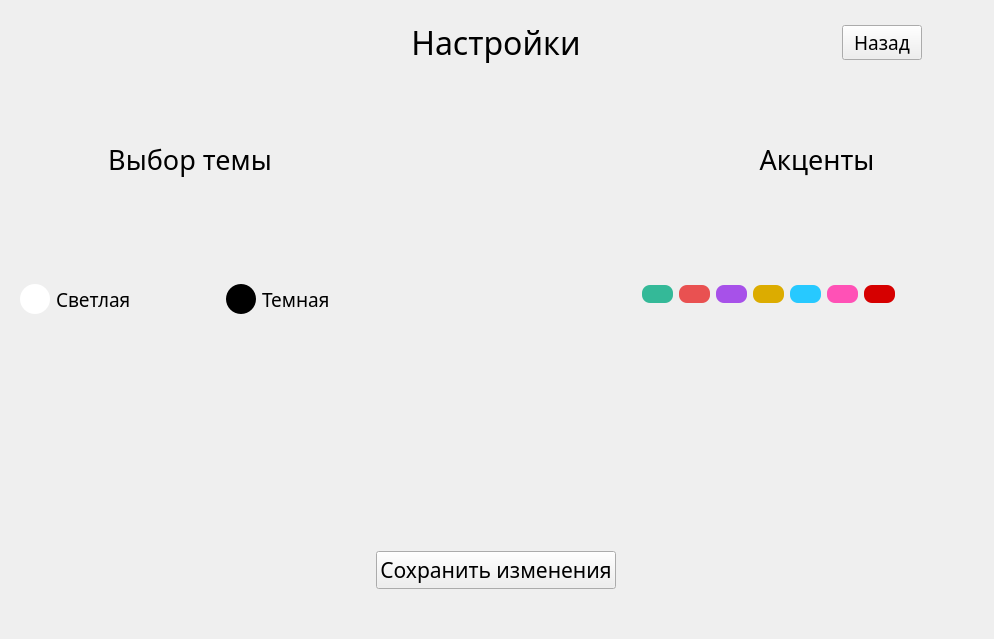
<?xml version="1.0" encoding="UTF-8"?>
<ui version="4.0">
 <class>Form</class>
 <widget class="QWidget" name="Form">
  <property name="geometry">
   <rect>
    <x>0</x>
    <y>0</y>
    <width>994</width>
    <height>639</height>
   </rect>
  </property>
  <property name="sizePolicy">
   <sizepolicy hsizetype="Fixed" vsizetype="Fixed">
    <horstretch>90</horstretch>
    <verstretch>0</verstretch>
   </sizepolicy>
  </property>
  <property name="minimumSize">
   <size>
    <width>30</width>
    <height>0</height>
   </size>
  </property>
  <property name="windowTitle">
   <string>Form</string>
  </property>
  <widget class="QWidget" name="gridLayoutWidget">
   <property name="geometry">
    <rect>
     <x>10</x>
     <y>20</y>
     <width>1054</width>
     <height>569</height>
    </rect>
   </property>
   <layout class="QGridLayout" name="gridLayout">
    <item row="0" column="4">
     <spacer name="horizontalSpacer_10">
      <property name="orientation">
       <enum>Qt::Horizontal</enum>
      </property>
      <property name="sizeHint" stdset="0">
       <size>
        <width>40</width>
        <height>20</height>
       </size>
      </property>
     </spacer>
    </item>
    <item row="3" column="2">
     <widget class="QPushButton" name="SaveChangeButton">
      <property name="maximumSize">
       <size>
        <width>272</width>
        <height>48</height>
       </size>
      </property>
      <property name="font">
       <font>
        <family>Sitka Heading</family>
        <pointsize>16</pointsize>
       </font>
      </property>
      <property name="text">
       <string>Сохранить изменения</string>
      </property>
     </widget>
    </item>
    <item row="1" column="1">
     <layout class="QVBoxLayout" name="verticalLayout">
      <item>
       <spacer name="verticalSpacer_6">
        <property name="orientation">
         <enum>Qt::Vertical</enum>
        </property>
        <property name="sizeType">
         <enum>QSizePolicy::Fixed</enum>
        </property>
        <property name="sizeHint" stdset="0">
         <size>
          <width>20</width>
          <height>70</height>
         </size>
        </property>
       </spacer>
      </item>
      <item>
       <widget class="QLabel" name="themeChose">
        <property name="maximumSize">
         <size>
          <width>16777215</width>
          <height>40</height>
         </size>
        </property>
        <property name="font">
         <font>
          <family>Sitka Heading</family>
          <pointsize>20</pointsize>
         </font>
        </property>
        <property name="text">
         <string>Выбор темы</string>
        </property>
        <property name="alignment">
         <set>Qt::AlignCenter</set>
        </property>
       </widget>
      </item>
      <item>
       <spacer name="verticalSpacer_7">
        <property name="orientation">
         <enum>Qt::Vertical</enum>
        </property>
        <property name="sizeType">
         <enum>QSizePolicy::Fixed</enum>
        </property>
        <property name="sizeHint" stdset="0">
         <size>
          <width>20</width>
          <height>100</height>
         </size>
        </property>
       </spacer>
      </item>
      <item>
       <layout class="QHBoxLayout" name="horizontalLayout_2">
        <item>
         <spacer name="horizontalSpacer_5">
          <property name="orientation">
           <enum>Qt::Horizontal</enum>
          </property>
          <property name="sizeType">
           <enum>QSizePolicy::Fixed</enum>
          </property>
          <property name="sizeHint" stdset="0">
           <size>
            <width>10</width>
            <height>20</height>
           </size>
          </property>
         </spacer>
        </item>
        <item>
         <widget class="QToolButton" name="LightThemeButton">
          <property name="minimumSize">
           <size>
            <width>30</width>
            <height>30</height>
           </size>
          </property>
          <property name="baseSize">
           <size>
            <width>30</width>
            <height>30</height>
           </size>
          </property>
          <property name="font">
           <font>
            <pointsize>20</pointsize>
           </font>
          </property>
          <property name="styleSheet">
           <string notr="true">QToolButton {
background-color: white;
 border-radius: 15px;
}</string>
          </property>
          <property name="text">
           <string/>
          </property>
          <property name="icon">
           <iconset>
            <selectedon>Icons/Sun.png</selectedon>
           </iconset>
          </property>
         </widget>
        </item>
        <item>
         <widget class="QLabel" name="lightlab">
          <property name="font">
           <font>
            <family>Sitka Heading</family>
            <pointsize>14</pointsize>
           </font>
          </property>
          <property name="text">
           <string>Светлая</string>
          </property>
         </widget>
        </item>
        <item>
         <spacer name="horizontalSpacer">
          <property name="orientation">
           <enum>Qt::Horizontal</enum>
          </property>
          <property name="sizeHint" stdset="0">
           <size>
            <width>40</width>
            <height>20</height>
           </size>
          </property>
         </spacer>
        </item>
        <item>
         <widget class="QToolButton" name="DarkThemeButton">
          <property name="minimumSize">
           <size>
            <width>30</width>
            <height>30</height>
           </size>
          </property>
          <property name="font">
           <font>
            <pointsize>20</pointsize>
           </font>
          </property>
          <property name="styleSheet">
           <string notr="true">QToolButton {
background-color: black;
 border-radius: 15px;
}</string>
          </property>
          <property name="text">
           <string/>
          </property>
          <property name="icon">
           <iconset>
            <selectedon>Icons/luna1.PNG</selectedon>
           </iconset>
          </property>
         </widget>
        </item>
        <item>
         <widget class="QLabel" name="darklab">
          <property name="font">
           <font>
            <family>Sitka Heading</family>
            <pointsize>14</pointsize>
           </font>
          </property>
          <property name="text">
           <string>Темная</string>
          </property>
         </widget>
        </item>
        <item>
         <spacer name="horizontalSpacer_11">
          <property name="orientation">
           <enum>Qt::Horizontal</enum>
          </property>
          <property name="sizeType">
           <enum>QSizePolicy::Fixed</enum>
          </property>
          <property name="sizeHint" stdset="0">
           <size>
            <width>40</width>
            <height>20</height>
           </size>
          </property>
         </spacer>
        </item>
       </layout>
      </item>
      <item>
       <spacer name="verticalSpacer_8">
        <property name="orientation">
         <enum>Qt::Vertical</enum>
        </property>
        <property name="sizeHint" stdset="0">
         <size>
          <width>20</width>
          <height>40</height>
         </size>
        </property>
       </spacer>
      </item>
     </layout>
    </item>
    <item row="0" column="2">
     <widget class="QLabel" name="SettLabel">
      <property name="font">
       <font>
        <family>Sitka Heading</family>
        <pointsize>24</pointsize>
       </font>
      </property>
      <property name="text">
       <string>Настройки</string>
      </property>
      <property name="alignment">
       <set>Qt::AlignCenter</set>
      </property>
     </widget>
    </item>
    <item row="0" column="1">
     <spacer name="horizontalSpacer_2">
      <property name="orientation">
       <enum>Qt::Horizontal</enum>
      </property>
      <property name="sizeType">
       <enum>QSizePolicy::Fixed</enum>
      </property>
      <property name="sizeHint" stdset="0">
       <size>
        <width>360</width>
        <height>20</height>
       </size>
      </property>
     </spacer>
    </item>
    <item row="3" column="3">
     <spacer name="horizontalSpacer_3">
      <property name="orientation">
       <enum>Qt::Horizontal</enum>
      </property>
      <property name="sizeHint" stdset="0">
       <size>
        <width>390</width>
        <height>20</height>
       </size>
      </property>
     </spacer>
    </item>
    <item row="2" column="3">
     <spacer name="horizontalSpacer_13">
      <property name="orientation">
       <enum>Qt::Horizontal</enum>
      </property>
      <property name="sizeType">
       <enum>QSizePolicy::Fixed</enum>
      </property>
      <property name="sizeHint" stdset="0">
       <size>
        <width>390</width>
        <height>20</height>
       </size>
      </property>
     </spacer>
    </item>
    <item row="1" column="3">
     <layout class="QVBoxLayout" name="verticalLayout_2">
      <item>
       <spacer name="verticalSpacer_5">
        <property name="orientation">
         <enum>Qt::Vertical</enum>
        </property>
        <property name="sizeType">
         <enum>QSizePolicy::Fixed</enum>
        </property>
        <property name="sizeHint" stdset="0">
         <size>
          <width>20</width>
          <height>70</height>
         </size>
        </property>
       </spacer>
      </item>
      <item>
       <widget class="QLabel" name="Colors">
        <property name="maximumSize">
         <size>
          <width>16777215</width>
          <height>40</height>
         </size>
        </property>
        <property name="font">
         <font>
          <family>Sitka Heading</family>
          <pointsize>20</pointsize>
         </font>
        </property>
        <property name="text">
         <string>Акценты</string>
        </property>
        <property name="alignment">
         <set>Qt::AlignCenter</set>
        </property>
       </widget>
      </item>
      <item>
       <spacer name="verticalSpacer_4">
        <property name="orientation">
         <enum>Qt::Vertical</enum>
        </property>
        <property name="sizeType">
         <enum>QSizePolicy::Fixed</enum>
        </property>
        <property name="sizeHint" stdset="0">
         <size>
          <width>20</width>
          <height>100</height>
         </size>
        </property>
       </spacer>
      </item>
      <item>
       <layout class="QHBoxLayout" name="horizontalLayout">
        <item>
         <spacer name="horizontalSpacer_4">
          <property name="orientation">
           <enum>Qt::Horizontal</enum>
          </property>
          <property name="sizeType">
           <enum>QSizePolicy::Fixed</enum>
          </property>
          <property name="sizeHint" stdset="0">
           <size>
            <width>20</width>
            <height>0</height>
           </size>
          </property>
         </spacer>
        </item>
        <item>
         <widget class="QPushButton" name="theme1">
          <property name="maximumSize">
           <size>
            <width>38</width>
            <height>16777215</height>
           </size>
          </property>
          <property name="font">
           <font>
            <family>Sitka Heading</family>
            <pointsize>10</pointsize>
           </font>
          </property>
          <property name="styleSheet">
           <string notr="true">QPushButton {
	background-color: #34B998;
	border: 2px;
	border-radius: 8px;
}</string>
          </property>
          <property name="text">
           <string/>
          </property>
         </widget>
        </item>
        <item>
         <widget class="QPushButton" name="theme2">
          <property name="maximumSize">
           <size>
            <width>38</width>
            <height>16777215</height>
           </size>
          </property>
          <property name="font">
           <font>
            <family>Sitka Heading</family>
            <pointsize>10</pointsize>
           </font>
          </property>
          <property name="styleSheet">
           <string notr="true">QPushButton {
	background-color: #E95151;
	border: 2px;
	border-radius: 8px;
}</string>
          </property>
          <property name="text">
           <string/>
          </property>
         </widget>
        </item>
        <item>
         <widget class="QPushButton" name="theme3">
          <property name="maximumSize">
           <size>
            <width>38</width>
            <height>16777215</height>
           </size>
          </property>
          <property name="font">
           <font>
            <family>Sitka Heading</family>
            <pointsize>10</pointsize>
           </font>
          </property>
          <property name="styleSheet">
           <string notr="true">QPushButton {
	background-color: #A751E9;
	border: 2px;
	border-radius: 8px;
}</string>
          </property>
          <property name="text">
           <string/>
          </property>
         </widget>
        </item>
        <item>
         <widget class="QPushButton" name="theme4">
          <property name="maximumSize">
           <size>
            <width>38</width>
            <height>16777215</height>
           </size>
          </property>
          <property name="font">
           <font>
            <family>Sitka Heading</family>
            <pointsize>10</pointsize>
           </font>
          </property>
          <property name="styleSheet">
           <string notr="true">QPushButton {
	background-color: #DCAC00;
	border: 2px;
	border-radius: 8px;
}</string>
          </property>
          <property name="text">
           <string/>
          </property>
         </widget>
        </item>
        <item>
         <widget class="QPushButton" name="theme5">
          <property name="maximumSize">
           <size>
            <width>38</width>
            <height>16777215</height>
           </size>
          </property>
          <property name="font">
           <font>
            <family>Sitka Heading</family>
            <pointsize>10</pointsize>
           </font>
          </property>
          <property name="styleSheet">
           <string notr="true">QPushButton {
	background-color: #27C9FF;
	border: 2px;
	border-radius: 8px;
}</string>
          </property>
          <property name="text">
           <string/>
          </property>
         </widget>
        </item>
        <item>
         <widget class="QPushButton" name="theme6">
          <property name="maximumSize">
           <size>
            <width>38</width>
            <height>16777215</height>
           </size>
          </property>
          <property name="font">
           <font>
            <family>Sitka Heading</family>
            <pointsize>10</pointsize>
           </font>
          </property>
          <property name="styleSheet">
           <string notr="true">QPushButton {
	background-color: #FF51B6;
	border: 2px;
	border-radius: 8px;
}</string>
          </property>
          <property name="text">
           <string/>
          </property>
         </widget>
        </item>
        <item>
         <widget class="QPushButton" name="theme7">
          <property name="maximumSize">
           <size>
            <width>38</width>
            <height>16777215</height>
           </size>
          </property>
          <property name="font">
           <font>
            <family>Sitka Heading</family>
            <pointsize>10</pointsize>
           </font>
          </property>
          <property name="styleSheet">
           <string notr="true">QPushButton {
	background-color: #D60000;
	border: 2px;
	border-radius: 8px;
}</string>
          </property>
          <property name="text">
           <string/>
          </property>
         </widget>
        </item>
        <item>
         <spacer name="horizontalSpacer_8">
          <property name="orientation">
           <enum>Qt::Horizontal</enum>
          </property>
          <property name="sizeHint" stdset="0">
           <size>
            <width>40</width>
            <height>20</height>
           </size>
          </property>
         </spacer>
        </item>
       </layout>
      </item>
      <item>
       <spacer name="verticalSpacer_3">
        <property name="orientation">
         <enum>Qt::Vertical</enum>
        </property>
        <property name="sizeHint" stdset="0">
         <size>
          <width>20</width>
          <height>40</height>
         </size>
        </property>
       </spacer>
      </item>
     </layout>
    </item>
    <item row="1" column="0">
     <layout class="QHBoxLayout" name="horizontalLayout_3"/>
    </item>
    <item row="0" column="3">
     <layout class="QGridLayout" name="gridLayout_2">
      <item row="0" column="2">
       <spacer name="horizontalSpacer_14">
        <property name="orientation">
         <enum>Qt::Horizontal</enum>
        </property>
        <property name="sizeHint" stdset="0">
         <size>
          <width>40</width>
          <height>20</height>
         </size>
        </property>
       </spacer>
      </item>
      <item row="0" column="1">
       <widget class="QPushButton" name="BackButton">
        <property name="font">
         <font>
          <family>Sitka Heading</family>
          <pointsize>14</pointsize>
         </font>
        </property>
        <property name="text">
         <string>Назад</string>
        </property>
       </widget>
      </item>
      <item row="0" column="0">
       <spacer name="horizontalSpacer_15">
        <property name="orientation">
         <enum>Qt::Horizontal</enum>
        </property>
        <property name="sizeType">
         <enum>QSizePolicy::Fixed</enum>
        </property>
        <property name="sizeHint" stdset="0">
         <size>
          <width>220</width>
          <height>20</height>
         </size>
        </property>
       </spacer>
      </item>
     </layout>
    </item>
    <item row="3" column="1">
     <spacer name="horizontalSpacer_12">
      <property name="orientation">
       <enum>Qt::Horizontal</enum>
      </property>
      <property name="sizeType">
       <enum>QSizePolicy::Expanding</enum>
      </property>
      <property name="sizeHint" stdset="0">
       <size>
        <width>300</width>
        <height>20</height>
       </size>
      </property>
     </spacer>
    </item>
    <item row="1" column="2">
     <spacer name="verticalSpacer_2">
      <property name="orientation">
       <enum>Qt::Vertical</enum>
      </property>
      <property name="sizeType">
       <enum>QSizePolicy::Fixed</enum>
      </property>
      <property name="sizeHint" stdset="0">
       <size>
        <width>20</width>
        <height>400</height>
       </size>
      </property>
     </spacer>
    </item>
    <item row="2" column="2">
     <spacer name="verticalSpacer">
      <property name="orientation">
       <enum>Qt::Vertical</enum>
      </property>
      <property name="sizeType">
       <enum>QSizePolicy::Fixed</enum>
      </property>
      <property name="sizeHint" stdset="0">
       <size>
        <width>20</width>
        <height>40</height>
       </size>
      </property>
     </spacer>
    </item>
   </layout>
  </widget>
  <widget class="QLabel" name="setback">
   <property name="geometry">
    <rect>
     <x>0</x>
     <y>85</y>
     <width>994</width>
     <height>401</height>
    </rect>
   </property>
   <property name="text">
    <string/>
   </property>
  </widget>
  <widget class="QLabel" name="setback2">
   <property name="geometry">
    <rect>
     <x>-36</x>
     <y>195</y>
     <width>1071</width>
     <height>241</height>
    </rect>
   </property>
   <property name="text">
    <string/>
   </property>
  </widget>
  <zorder>setback</zorder>
  <zorder>setback2</zorder>
  <zorder>gridLayoutWidget</zorder>
 </widget>
 <resources/>
 <connections/>
</ui>
